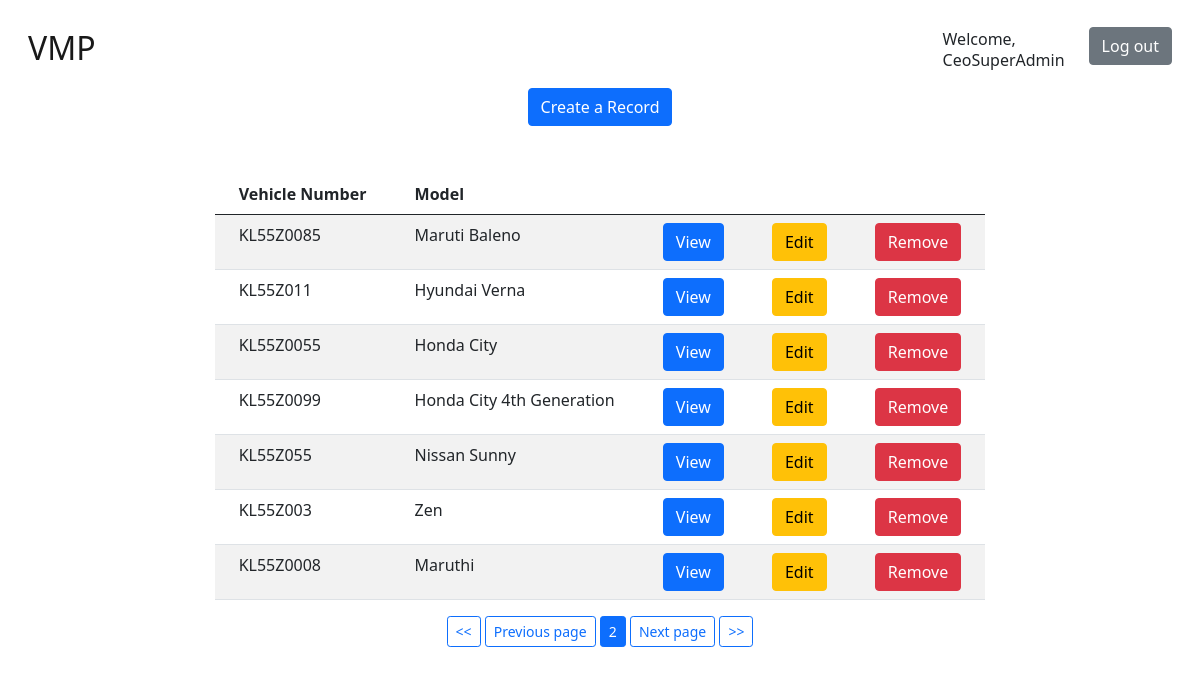
The page /home/?page=2 (signed in) on the database its author committed.
### basic/models.py (models this page shows, shortened)
class Vehicle(models.Model):
    alpha_numeric = RegexValidator(r'^[0-9a-zA-Z]*$', "Please enter only alphanumeric characters")
    types = (
        ('2','Two Wheeler'),
        ('3','Three Wheeler'),
        ('4','Four Wheeler')
    )
    number = models.CharField(max_length=50, blank=False, validators=[alpha_numeric], unique=True)
    v_type = models.CharField(max_length=1, choices=types)
    model = models.CharField(max_length=100)
    desc = models.TextField()

### basic/views.py (the view)
# urls.py: path('home/', views.homeView.as_view()   , name='home_page'),     # Home page
class homeView(LoginRequiredMixin, ListView):
    model = Vehicle
    template_name = 'basic/home.html'
    def get_context_data(self):
        context = {}
        objects = Vehicle.objects.all().order_by('id')
        page_obj = Paginator(objects, 7)
        page = self.request.GET.get('page')
        context['objects'] = page_obj.get_page(page)
        return context

### basic/templates/basic/home.html (shortened to what this page needs)
{% extends 'basic/base.html' %}
{% block content %}
    <div>
        <div class="row justify-content-center">
            {%if user.is_superuser%}
            <a href="{% url 'create' %}" class="col-auto">
                <button class="btn btn-primary">Create a Record</button>
            </a>
            {% endif %}
        </div>
        <center>
            <div class="row justify-content-center">
                <div class="col-8">
                    <table class="mt-5 table table-striped">
                        <thead>
                            <th class="px-4" scope="col">Vehicle Number</th>
                            <th class="px-4" scope="col">Model</th>
                            <th class="px-4" scope="col"></th>
                            {%if user.is_superuser or user.is_staff%}
                            <th class="px-4" scope="col"></th>
                            {%if user.is_superuser%}
                            <th class="px-4" scope="col"></th>
                            {% endif %}
                            {% endif %}
                        </thead>
                        <tbody>
                            {% for obj in objects %}
                            <tr>
                                <td class="px-4">{{obj.number}}</td>
                                <td class="px-4">{{obj.model}}</td>
                                <td class="px-4">
                                    <a href="{% url 'detail' obj.id %}">
                                        <button class="btn btn-primary"> View</button>
                                    </a>
                                </td>
                                {%if user.is_superuser or user.is_staff%}
                                <td class="px-4">
                                    <a href="{% url 'edit' obj.id %}">
                                        <button class="btn btn-warning"> Edit</button>
                                    </a>
                                </td>
                                {%if user.is_superuser%}
                                <td class="px-4">
                                    <form action="{% url 'delete' obj.id %}" method="post">
                                        <button
                                            class="btn btn-danger"
                                            type="submit"
                                            value="DELETE"
                                            onclick="alert('Are you sure?');"
                                        >
                                            Remove
                                        </button>
                                    </form>
                                </td>
                                {% endif %}
                                {% endif %}
                            </tr>
                            {% endfor %}
                        </tbody>
                    </table>
                </div>
            </div>
            {% if objects.has_previous %}
                <a href="?page=1" class="mr-3"><button class="btn btn-outline-primary btn-sm "> <<</button></a>
                <a href="?page={{ objects.previous_page_number }}"><button class="btn btn-outline-primary btn-sm"> Previous page</button></a>
            {% endif %}
            <button class="btn btn-primary btn-sm"> {{objects.number}}</button>
            {% if objects.has_next %}
                <a href="?page={{ objects.next_page_number }}"><button class="btn btn-outline-primary btn-sm"> Next page</button></a>
                <a href="?page={{ objects.paginator.num_pages }}"><button class="btn btn-outline-primary btn-sm"> >></button></a>
            {% endif %}
        </center>
{% endblock %}

### basic/templates/basic/base.html (shortened to what this page needs)
<!DOCTYPE html>
<html lang="en">
<head>
    <link href="https://cdn.jsdelivr.net/npm/bootstrap@5.0.2/dist/css/bootstrap.min.css" rel="stylesheet">
</head>
<body class="p-3 bg-blank">
    <nav class="navbar navbar-light ">
        <div class="container-fluid">
            <a class="navbar-brand" href="{% url 'home_page' %}"><h2>VMP</h2></a>
            {% if user.username %}
            <div class="row">
                <span class="col-auto">
                Welcome, <h6>{{user.username}}</h6>
                </span>
                <a href="{% url 'logout' %}" class="col-auto">
                    <button class="btn btn-secondary">Log out</button>
                </a>
            </div>
            {% endif %}
        </div>
      </nav>
    {% block content %}
    {% endblock content %}
</body>
</html>

### rows shown on the page
Vehicle: number "KL55Z0085", model "Maruti Baleno"
Vehicle: number "KL55Z011", model "Hyundai Verna"
Vehicle: number "KL55Z0055", model "Honda City"
Vehicle: number "KL55Z0099", model "Honda City 4th Generation"
Vehicle: number "KL55Z055", model "Nissan Sunny"
Vehicle: number "KL55Z003", model "Zen"
Vehicle: number "KL55Z0008", model "Maruthi"

### other values the page prints
{{ user.username }} "CeoSuperAdmin"
{{ objects.number }} "2"
